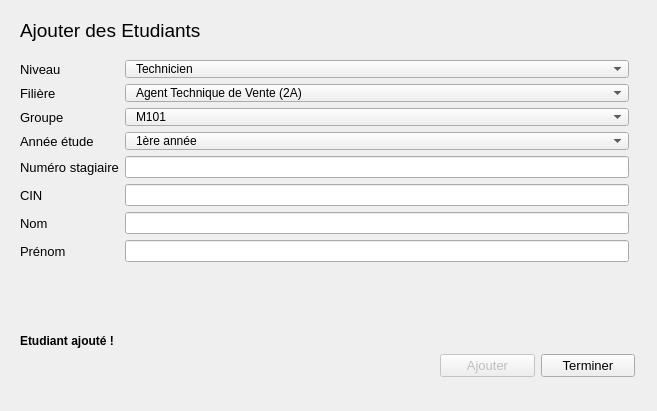
<?xml version="1.0" encoding="UTF-8"?>
<ui version="4.0">
 <class>Dialog</class>
 <widget class="QDialog" name="Dialog">
  <property name="geometry">
   <rect>
    <x>0</x>
    <y>0</y>
    <width>657</width>
    <height>411</height>
   </rect>
  </property>
  <property name="windowTitle">
   <string>Ajouter des Etudiants</string>
  </property>
  <property name="modal">
   <bool>true</bool>
  </property>
  <widget class="QLabel" name="label">
   <property name="geometry">
    <rect>
     <x>20</x>
     <y>10</y>
     <width>221</width>
     <height>41</height>
    </rect>
   </property>
   <property name="font">
    <font>
     <pointsize>14</pointsize>
    </font>
   </property>
   <property name="text">
    <string>Ajouter des Etudiants</string>
   </property>
  </widget>
  <widget class="QWidget" name="horizontalLayoutWidget">
   <property name="geometry">
    <rect>
     <x>440</x>
     <y>350</y>
     <width>195</width>
     <height>32</height>
    </rect>
   </property>
   <layout class="QHBoxLayout" name="horizontalLayout">
    <item>
     <widget class="QPushButton" name="ok">
      <property name="enabled">
       <bool>false</bool>
      </property>
      <property name="font">
       <font>
        <pointsize>10</pointsize>
       </font>
      </property>
      <property name="text">
       <string>Ajouter</string>
      </property>
     </widget>
    </item>
    <item>
     <widget class="QPushButton" name="end">
      <property name="font">
       <font>
        <pointsize>10</pointsize>
       </font>
      </property>
      <property name="text">
       <string>Terminer</string>
      </property>
     </widget>
    </item>
   </layout>
  </widget>
  <widget class="QLabel" name="result">
   <property name="enabled">
    <bool>true</bool>
   </property>
   <property name="geometry">
    <rect>
     <x>20</x>
     <y>330</y>
     <width>171</width>
     <height>21</height>
    </rect>
   </property>
   <property name="font">
    <font>
     <pointsize>9</pointsize>
     <weight>75</weight>
     <bold>true</bold>
    </font>
   </property>
   <property name="text">
    <string>Etudiant ajouté !</string>
   </property>
  </widget>
  <widget class="QWidget" name="formLayoutWidget">
   <property name="geometry">
    <rect>
     <x>20</x>
     <y>60</y>
     <width>609</width>
     <height>251</height>
    </rect>
   </property>
   <layout class="QFormLayout" name="formLayout">
    <item row="1" column="0">
     <widget class="QLabel" name="niveauLabel_2">
      <property name="font">
       <font>
        <pointsize>10</pointsize>
       </font>
      </property>
      <property name="text">
       <string>Niveau   </string>
      </property>
     </widget>
    </item>
    <item row="3" column="0">
     <widget class="QLabel" name="niveauLabel">
      <property name="font">
       <font>
        <pointsize>10</pointsize>
       </font>
      </property>
      <property name="text">
       <string>Groupe</string>
      </property>
     </widget>
    </item>
    <item row="2" column="0">
     <widget class="QLabel" name="niveauLabel_3">
      <property name="font">
       <font>
        <pointsize>10</pointsize>
       </font>
      </property>
      <property name="text">
       <string>Filière</string>
      </property>
     </widget>
    </item>
    <item row="4" column="0">
     <widget class="QLabel" name="niveauLabel_4">
      <property name="font">
       <font>
        <pointsize>10</pointsize>
       </font>
      </property>
      <property name="text">
       <string>Année étude</string>
      </property>
     </widget>
    </item>
    <item row="5" column="0">
     <widget class="QLabel" name="niveauLabel_5">
      <property name="font">
       <font>
        <pointsize>10</pointsize>
       </font>
      </property>
      <property name="text">
       <string>Numéro stagiaire</string>
      </property>
     </widget>
    </item>
    <item row="5" column="1">
     <widget class="QLineEdit" name="numero"/>
    </item>
    <item row="6" column="0">
     <widget class="QLabel" name="niveauLabel_6">
      <property name="font">
       <font>
        <pointsize>10</pointsize>
       </font>
      </property>
      <property name="text">
       <string>CIN</string>
      </property>
     </widget>
    </item>
    <item row="7" column="0">
     <widget class="QLabel" name="niveauLabel_7">
      <property name="font">
       <font>
        <pointsize>10</pointsize>
       </font>
      </property>
      <property name="text">
       <string>Nom</string>
      </property>
     </widget>
    </item>
    <item row="8" column="0">
     <widget class="QLabel" name="niveauLabel_8">
      <property name="font">
       <font>
        <pointsize>10</pointsize>
       </font>
      </property>
      <property name="text">
       <string>Prénom</string>
      </property>
     </widget>
    </item>
    <item row="6" column="1">
     <widget class="QLineEdit" name="cin"/>
    </item>
    <item row="7" column="1">
     <widget class="QLineEdit" name="nom"/>
    </item>
    <item row="8" column="1">
     <widget class="QLineEdit" name="prenom"/>
    </item>
    <item row="3" column="1">
     <widget class="QComboBox" name="groupe">
      <property name="font">
       <font>
        <pointsize>9</pointsize>
       </font>
      </property>
      <property name="styleSheet">
       <string notr="true">padding-left:10px;</string>
      </property>
      <item>
       <property name="text">
        <string>M101</string>
       </property>
      </item>
      <item>
       <property name="text">
        <string>MA101</string>
       </property>
      </item>
      <item>
       <property name="text">
        <string>MA102</string>
       </property>
      </item>
      <item>
       <property name="text">
        <string>MA103</string>
       </property>
      </item>
      <item>
       <property name="text">
        <string>MA104</string>
       </property>
      </item>
      <item>
       <property name="text">
        <string>MA105</string>
       </property>
      </item>
      <item>
       <property name="text">
        <string>PS101</string>
       </property>
      </item>
      <item>
       <property name="text">
        <string>PS102</string>
       </property>
      </item>
      <item>
       <property name="text">
        <string>PV101</string>
       </property>
      </item>
      <item>
       <property name="text">
        <string>PV102</string>
       </property>
      </item>
      <item>
       <property name="text">
        <string>EB101</string>
       </property>
      </item>
      <item>
       <property name="text">
        <string>EB102</string>
       </property>
      </item>
      <item>
       <property name="text">
        <string>EB103</string>
       </property>
      </item>
      <item>
       <property name="text">
        <string>EB104</string>
       </property>
      </item>
      <item>
       <property name="text">
        <string>EB106</string>
       </property>
      </item>
      <item>
       <property name="text">
        <string>ATV201</string>
       </property>
      </item>
      <item>
       <property name="text">
        <string>ATV202</string>
       </property>
      </item>
      <item>
       <property name="text">
        <string>ATV203</string>
       </property>
      </item>
      <item>
       <property name="text">
        <string>CCTP101</string>
       </property>
      </item>
      <item>
       <property name="text">
        <string>CCTP201</string>
       </property>
      </item>
      <item>
       <property name="text">
        <string>TDB101</string>
       </property>
      </item>
      <item>
       <property name="text">
        <string>TDB102</string>
       </property>
      </item>
      <item>
       <property name="text">
        <string>TDB201</string>
       </property>
      </item>
      <item>
       <property name="text">
        <string>TDB202</string>
       </property>
      </item>
      <item>
       <property name="text">
        <string>TDB203</string>
       </property>
      </item>
      <item>
       <property name="text">
        <string>AA101</string>
       </property>
      </item>
      <item>
       <property name="text">
        <string>AA102</string>
       </property>
      </item>
      <item>
       <property name="text">
        <string>AA103</string>
       </property>
      </item>
      <item>
       <property name="text">
        <string>AA104</string>
       </property>
      </item>
      <item>
       <property name="text">
        <string>TSGE201</string>
       </property>
      </item>
      <item>
       <property name="text">
        <string>TSGE202</string>
       </property>
      </item>
      <item>
       <property name="text">
        <string>TSGE203</string>
       </property>
      </item>
      <item>
       <property name="text">
        <string>TSGE204</string>
       </property>
      </item>
      <item>
       <property name="text">
        <string>TSCTTP101</string>
       </property>
      </item>
      <item>
       <property name="text">
        <string>TSCTTP102</string>
       </property>
      </item>
      <item>
       <property name="text">
        <string>TSCTTP201</string>
       </property>
      </item>
      <item>
       <property name="text">
        <string>TSCTTP202</string>
       </property>
      </item>
      <item>
       <property name="text">
        <string>TSCTTP203</string>
       </property>
      </item>
      <item>
       <property name="text">
        <string>TSGO101</string>
       </property>
      </item>
      <item>
       <property name="text">
        <string>TSGO102</string>
       </property>
      </item>
      <item>
       <property name="text">
        <string>TSGO103</string>
       </property>
      </item>
      <item>
       <property name="text">
        <string>TSGO104</string>
       </property>
      </item>
      <item>
       <property name="text">
        <string>TSGO201</string>
       </property>
      </item>
      <item>
       <property name="text">
        <string>TSGO202</string>
       </property>
      </item>
      <item>
       <property name="text">
        <string>TSGT101</string>
       </property>
      </item>
      <item>
       <property name="text">
        <string>TSGT102</string>
       </property>
      </item>
      <item>
       <property name="text">
        <string>TSGT201</string>
       </property>
      </item>
      <item>
       <property name="text">
        <string>TSGT202</string>
       </property>
      </item>
      <item>
       <property name="text">
        <string>TSGT203</string>
       </property>
      </item>
      <item>
       <property name="text">
        <string>GE101</string>
       </property>
      </item>
      <item>
       <property name="text">
        <string>GE102</string>
       </property>
      </item>
      <item>
       <property name="text">
        <string>GE103</string>
       </property>
      </item>
      <item>
       <property name="text">
        <string>GE104</string>
       </property>
      </item>
      <item>
       <property name="text">
        <string>GE105</string>
       </property>
      </item>
      <item>
       <property name="text">
        <string>GE106</string>
       </property>
      </item>
      <item>
       <property name="text">
        <string>GE107</string>
       </property>
      </item>
     </widget>
    </item>
    <item row="2" column="1">
     <widget class="QComboBox" name="filiere">
      <property name="font">
       <font>
        <pointsize>9</pointsize>
       </font>
      </property>
      <property name="styleSheet">
       <string notr="true">padding-left:10px;</string>
      </property>
      <item>
       <property name="text">
        <string>Agent Technique de Vente (2A)</string>
       </property>
      </item>
      <item>
       <property name="text">
        <string>Assistant Administratif (1A)</string>
       </property>
      </item>
      <item>
       <property name="text">
        <string>Chef de Chantiers Travaux Publics (1A)</string>
       </property>
      </item>
      <item>
       <property name="text">
        <string>Chef de Chantiers Travaux Publics (2A)</string>
       </property>
      </item>
      <item>
       <property name="text">
        <string>Développement Digital (1A)</string>
       </property>
      </item>
      <item>
       <property name="text">
        <string>Electricité de Bâtiment (1A)</string>
       </property>
      </item>
      <item>
       <property name="text">
        <string>Gestion des Entreprises (1A)</string>
       </property>
      </item>
      <item>
       <property name="text">
        <string>Infrastructure Digitale (1A)</string>
       </property>
      </item>
      <item>
       <property name="text">
        <string>Menuiserie (1A)</string>
       </property>
      </item>
      <item>
       <property name="text">
        <string>Menuiserie Aluminium (1A)</string>
       </property>
      </item>
      <item>
       <property name="text">
        <string>Peintre Vitrier (1A)</string>
       </property>
      </item>
      <item>
       <property name="text">
        <string>Plomberie Sanitaire (1A)</string>
       </property>
      </item>
      <item>
       <property name="text">
        <string>Technicien Comptable d'Entreprises (2A)</string>
       </property>
      </item>
      <item>
       <property name="text">
        <string>Technicien Dessinateur de Bâtiment (1A)</string>
       </property>
      </item>
      <item>
       <property name="text">
        <string>Technicien Dessinateur de Bâtiment (2A)</string>
       </property>
      </item>
      <item>
       <property name="text">
        <string>Technicien Spécialisé Conducteur de Travaux : Travaux Publics (1A)</string>
       </property>
      </item>
      <item>
       <property name="text">
        <string>Technicien Spécialisé Conducteur de Travaux : Travaux Publics (2A)</string>
       </property>
      </item>
      <item>
       <property name="text">
        <string>Technicien Spécialisé en Commerce (2A)</string>
       </property>
      </item>
      <item>
       <property name="text">
        <string>Technicien Spécialisé en Finance et Comptabilité (2A)</string>
       </property>
      </item>
      <item>
       <property name="text">
        <string>Technicien Spécialisé en Gestion des Entreprises (2A)</string>
       </property>
      </item>
      <item>
       <property name="text">
        <string>Technicien Spécialisé Géomètre Topographe (1A)</string>
       </property>
      </item>
      <item>
       <property name="text">
        <string>Technicien Spécialisé Géomètre Topographe (2A)</string>
       </property>
      </item>
      <item>
       <property name="text">
        <string>Technicien Spécialisé Gros Oeuvres (1A)</string>
       </property>
      </item>
      <item>
       <property name="text">
        <string>Technicien Spécialisé Gros Oeuvres (2A)</string>
       </property>
      </item>
      <item>
       <property name="text">
        <string>Techniques de Développement Informatique (2A)</string>
       </property>
      </item>
      <item>
       <property name="text">
        <string>Techniques de Secrétariat de Direction (2A)</string>
       </property>
      </item>
      <item>
       <property name="text">
        <string>Techniques des Réseaux Informatiques (2A)</string>
       </property>
      </item>
     </widget>
    </item>
    <item row="1" column="1">
     <widget class="QComboBox" name="niveau">
      <property name="font">
       <font>
        <pointsize>9</pointsize>
       </font>
      </property>
      <property name="styleSheet">
       <string notr="true">padding-left:10px;</string>
      </property>
      <item>
       <property name="text">
        <string>Technicien</string>
       </property>
      </item>
      <item>
       <property name="text">
        <string>Technicien spécialisé</string>
       </property>
      </item>
     </widget>
    </item>
    <item row="4" column="1">
     <widget class="QComboBox" name="annee">
      <property name="font">
       <font>
        <pointsize>9</pointsize>
       </font>
      </property>
      <property name="styleSheet">
       <string notr="true">padding-left:10px;</string>
      </property>
      <item>
       <property name="text">
        <string>1ère année</string>
       </property>
      </item>
      <item>
       <property name="text">
        <string>2ème année</string>
       </property>
      </item>
     </widget>
    </item>
   </layout>
  </widget>
 </widget>
 <resources/>
 <connections/>
</ui>
